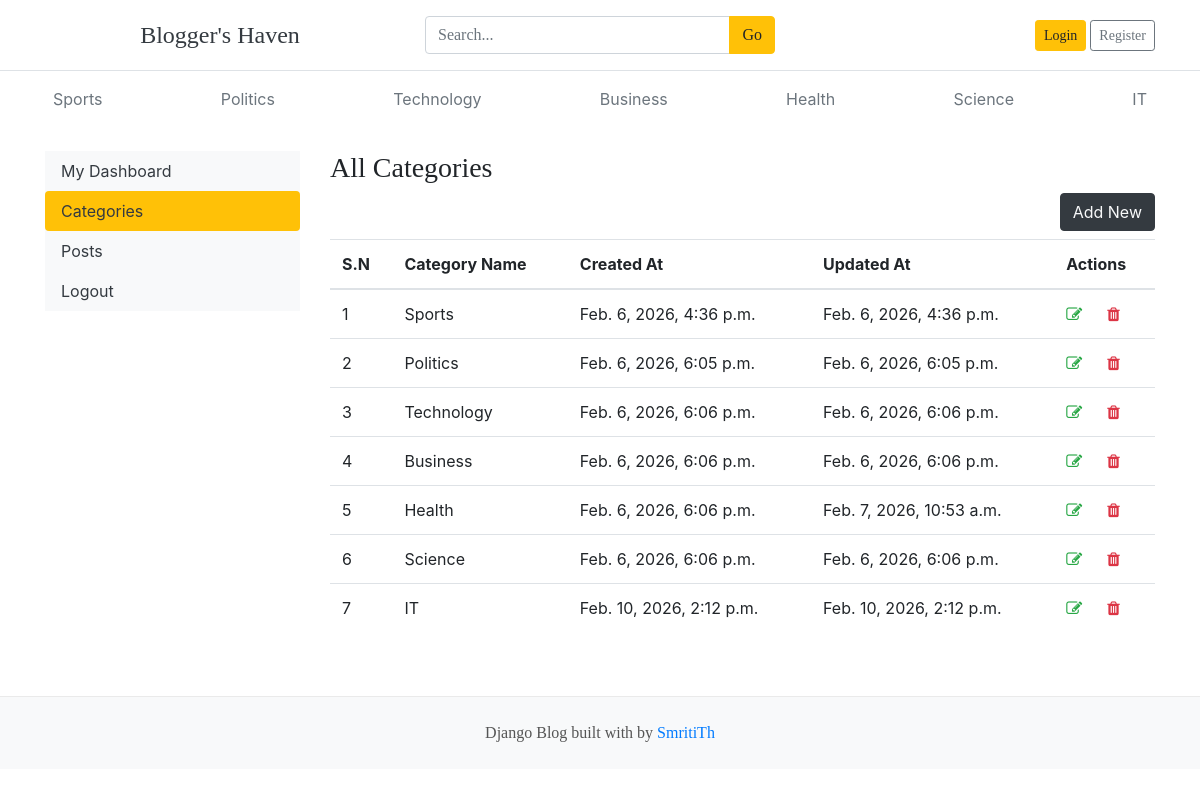
/dashboard/categories/, run on the app's committed database.
### blogs/models.py (models this page shows)
class Category(models.Model):
    category_name = models.CharField(max_length=50, unique=True)
    created_at = models.DateTimeField(auto_now_add=True)
    updated_at = models.DateTimeField(auto_now=True)
    class Meta:
        verbose_name_plural = "Categories"
    def __str__(self):
        return self.category_name

### dashboards/views.py (the view)
# urls.py: path('categories/', views.categories, name='categories'),
def categories(request):
    return render(request, 'dashboard/categories.html',)

### blogs/context_processors.py (called while the page is built)
def get_categories(request):
    categories=Category.objects.all()
    return dict(categories=categories)

def get_social_links(request):
    social_links = SocialLink.objects.all()
    return dict(social_links=social_links)

### templates/dashboard/categories.html (shortened to what this page needs)
{% extends 'base.html' %}
{% block content %}
<div class="row">
    {% include 'dashboard/sidebar.html' %}
     <div class="col-md-9">
        <h3> All Categories </h3>
        <a href="{% url 'add_category' %}" class="btn btn-dark text-light float-right mb-2">Add New</a>
        <table class="table table-hover">
  <thead>
    <tr>
      <th>S.N</th>
      <th>Category Name</th>
      <th>Created At</th>
      <th>Updated At</th>
      <th>Actions</th>
    </tr>
  </thead>
  <tbody>
    {% for cat in categories %}
    <tr>
      <td>{{ forloop.counter }}</td>
      <td>{{ cat }}</td>
      <td>{{ cat.created_at }}</td>
      <td>{{ cat.updated_at }}</td>
      <td>
        <a href="{% url 'edit_category' cat.id %}"><i class="fa fa-edit text-success"></i></a>
        <a href="{% url 'delete_category' cat.id %}"><i class="fa fa-trash text-danger"></i></a>
    </td>
    </tr>
    {% endfor %}
  </tbody>
</table>
    </div>
</div>
{% endblock %}

### templates/base.html (shortened to what this page needs)
{% load static %}
<!DOCTYPE html>
<html lang="en">
<head>
  <link href="https://getbootstrap.com/docs/4.0/dist/css/bootstrap.min.css" rel="stylesheet">
  <link rel="stylesheet" href="{% static 'css/blog.css' %}">
  <link rel="stylesheet" href="https://cdnjs.cloudflare.com/ajax/libs/font-awesome/4.7.0/css/font-awesome.min.css">
</head>
<body>
<header class="blog-header py-3 border-bottom">
  <div class="container">
    <div class="row align-items-center">
      <div class="col-4">
        <a class="text-dark h4 text-decoration-none" href="/">Blogger's Haven</a>
      </div>
      <div class="col-4">
        <form action="{% url 'search' %}" method="GET">
          <div class="input-group">
            <input class="form-control" type="text" name="keyword"
                   placeholder="Search..." />
            <div class="input-group-append">
              <button class="btn btn-warning" type="submit">Go</button>
            </div>
          </div>
        </form>
      </div>
      <div class="col-4 text-right">
        {% if not user.is_authenticated %}
        <a class="btn btn-sm btn-warning" href="{% url 'login' %}">Login</a>
        <a class="btn btn-sm btn-outline-secondary" href="{% url 'register' %}">Register</a>
        {% else %}
        <span><a href="{% url 'dashboard' %}">Dashboard</a></span>
        &emsp;
        <span><a href="{% url 'logout' %}">Logout</a></span>
        {% endif %}
      </div>
    </div>
  </div>
</header>
<div class="container">
  <nav class="nav d-flex justify-content-between py-2">
    {% for cat in categories %}
      <a class="p-2 text-muted" href="{% url 'posts_by_category' cat.id %}">
        {{ cat.category_name }}
      </a>
    {% endfor %}
  </nav>
</div>
<div class="container mt-4">
  {% block content %}{% endblock %}
</div>
<footer class="blog-footer mt-5">
  <p>Django Blog built with by <a href="{#}">SmritiTh</a></p>
</footer>
</body>
</html>

### blogger_haven/static/blog.css (style rules this page uses)
.blog-header { border-bottom: 1px solid #e5e5e5; }
h1, h2, h3, h4, h5, h6 { font-family: "Playfair Display", Georgia, "Times New Roman", serif; }
.blog-footer { padding: 2.5rem 0; color: #727272; text-align: center; background-color: #f9f9f9; border-top: .05rem solid #e5e5e5; }
.blog-footer p:last-child { margin-bottom: 0; }

### templates/base.html (style rules this page uses)
.blog-header { background-color: #ffffff; padding: 2rem 0; text-align: center; font-family: 'Playfair Display', serif; border-bottom: 1px solid #eaeaea; }
.blog-footer { background-color: #f8f9fa; padding: 1.5rem 0; text-align: center; font-family: 'Playfair Display', serif; border-top: 1px solid #eaeaea; color: #555; }
.blog-footer a { color: #007bff; text-decoration: none; }

### data on the page
Category: category_name "Sports", created_at "Feb. 6, 2026, 4:36 p.m.", updated_at "Feb. 6, 2026, 4:36 p.m."
Category: category_name "Politics", created_at "Feb. 6, 2026, 6:05 p.m.", updated_at "Feb. 6, 2026, 6:05 p.m."
Category: category_name "Technology", created_at "Feb. 6, 2026, 6:06 p.m.", updated_at "Feb. 6, 2026, 6:06 p.m."
Category: category_name "Business", created_at "Feb. 6, 2026, 6:06 p.m.", updated_at "Feb. 6, 2026, 6:06 p.m."
Category: category_name "Health", created_at "Feb. 6, 2026, 6:06 p.m.", updated_at "Feb. 7, 2026, 10:53 a.m."
Category: category_name "Science", created_at "Feb. 6, 2026, 6:06 p.m.", updated_at "Feb. 6, 2026, 6:06 p.m."
Category: category_name "IT", created_at "Feb. 10, 2026, 2:12 p.m.", updated_at "Feb. 10, 2026, 2:12 p.m."
